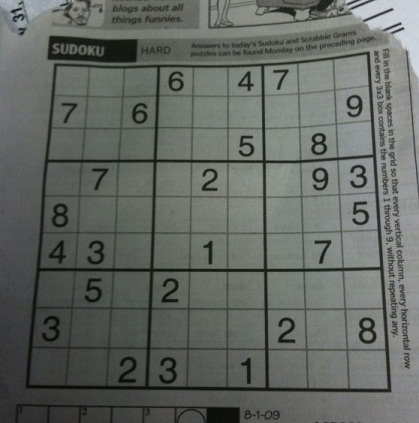
#> input picture dave.jpg, 419 x 423 px
$ python houghtransform.py
#> lines starting #> are read from the running program, lines starting #| are printed output that depends on the picture; after the words box and inside, x2 and y2 are one past the last pixel; in counts of white or black regions, pixels touching at a corner belong together
import cv2
import numpy as np

img = cv2.imread('dave.jpg') #image
#> img is the input picture: shape (423, 419, 3); mean B, G, R 98.9, 103.6, 99.4
gray = cv2.cvtColor(img,cv2.COLOR_BGR2GRAY)
edges = cv2.Canny(gray,50,150,apertureSize = 3)
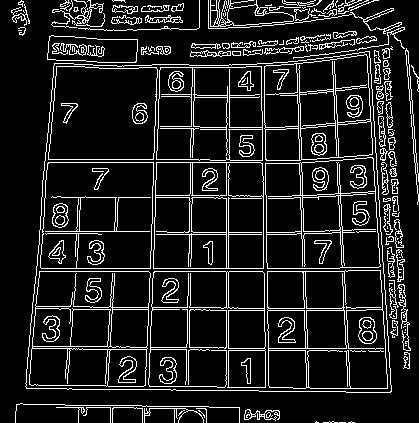
#> edges: shape (423, 419); 12% white in thin lines or dots
threshold = 150 #threshold
theta = np.arange(0, 180, 1) #quantization for theta
cos = np.cos(np.deg2rad(theta))
sin = np.sin(np.deg2rad(theta))
edgepoints = np.where(edges == 255)
#> edgepoints = 21289 positions, rows 0 to 422, columns 11 to 418
points = list(zip(edgepoints[0], edgepoints[1]))
#> points = 21289 items
rho_range = edges.shape[0] + edges.shape[1]
#> rho_range = 842
accumulator = np.zeros((rho_range, len(theta)))
cv2.imwrite('edi.png',edges)
edimage = cv2.imread('edi.png')
#> edimage: shape (423, 419, 3); 12% white in thin lines or dots
for p in range(len(points)):
    for t in range(len(theta)):
        rho = int(round(points[p][1] * cos[t] + points[p][0] * sin[t]))
        accumulator[rho, t] =accumulator[rho, t]+ 1
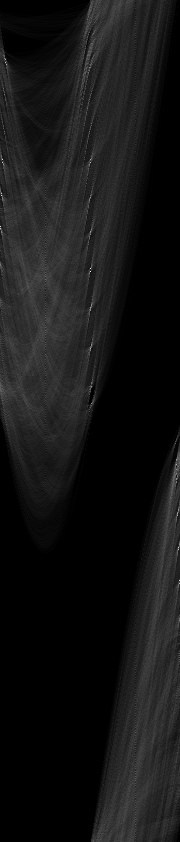
#> accumulator: shape (842, 180) float64; min 0, max 305, mean 25.3; drawn with min black and max white

maxmuim = np.where(accumulator > threshold)
#> maxmuim = 53 positions, rows 59 to 583, columns 0 to 179
xy = list(zip(maxmuim[0], maxmuim[1]))
#> xy = 53 pairs, first value 59 to 583, second value 0 to 179
for i in range(0, len(xy)):
    a = np.cos(np.deg2rad(xy[i][1]))
    b = np.sin(np.deg2rad(xy[i][1]))
    x0 = a * xy[i][0]
    y0 = b * xy[i][0]
    x1 = int(x0 + 1000 * (-b))
    y1 = int(y0 + 1000 * (a))
    x2 = int(x0 - 1000 * (-b))
    y2 = int(y0 - 1000 * (a))

    cv2.line(img, (x1, y1), (x2, y2), (255, 0, 0), 2)
    cv2.line(edimage, (x1, y1), (x2, y2), (255, 0, 0), 2)
#> this loop made 53 passes
#> (a, b, x0, y0, x1, y1, x2, y2) on passes 1 to 12: (0.996, 0.0872, 58.78, 5.14, -28, 1001, 145, -991), (0.996, 0.0872, 61.76, 5.4, -25, 1001, 148, -990), (0.995, 0.105, 63.65, 6.69, -40, 1001, 168, -987), (0.0175, 1, 1.17, 66.99, -998, 84, 1001, 49), (0.999, 0.0349, 158.9, 5.55, 124, 1004, 193, -993), (6.12e-17, 1, 9.74e-15, 159, -1000, 159, 1000, 158), (0.999, 0.0349, 161.9, 5.65, 127, 1005, 196, -993), (6.12e-17, 1, 9.92e-15, 162, -1000, 162, 1000, 161), (0.999, 0.0523, 163.8, 8.58, 111, 1007, 216, -990), (0.0175, 1, 2.86, 164, -996, 181, 1002, 146), (1, 0.0175, 193, 3.37, 175, 1003, 210, -996), (1, 0.0175, 195, 3.4, 177, 1003, 212, -996)
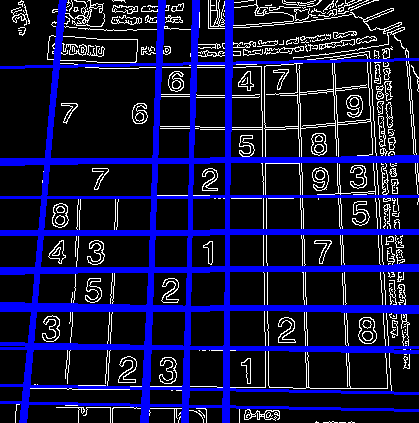
#> edimage: shape (423, 419, 3); mean B, G, R 60.7, 19.6, 19.6
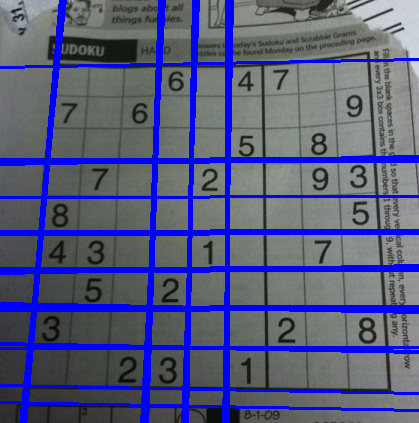
#> img: shape (423, 419, 3); 16.11% of pixels changed, all inside (x1, y1, x2, y2) = (0, 0, 419, 423)

cv2.imshow('Black white image', img)
cv2.imshow('Black ', edges)
cv2.imshow('title ', edimage)


cv2.waitKey(0)
cv2.destroyAllWindows()

$ run again, with 2.jpg copied over dave.jpg
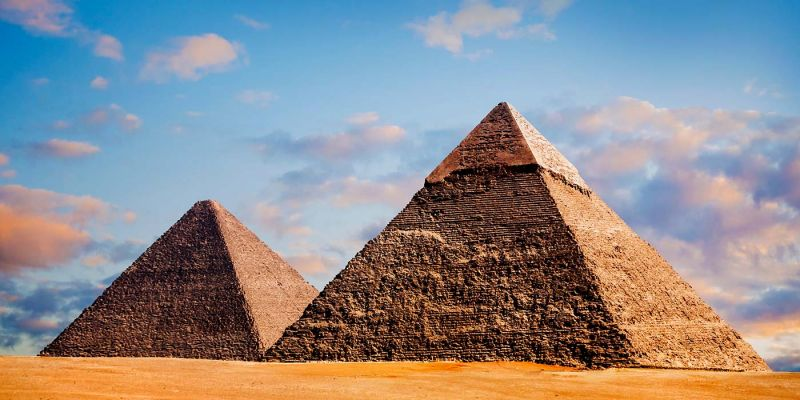
#> input picture 2.jpg, 800 x 400 px
#> img is the input picture: shape (400, 800, 3); mean B, G, R 142.6, 140, 141.8
#> `edges = cv2.Canny(gray,50,150,apertureSize = 3)`:
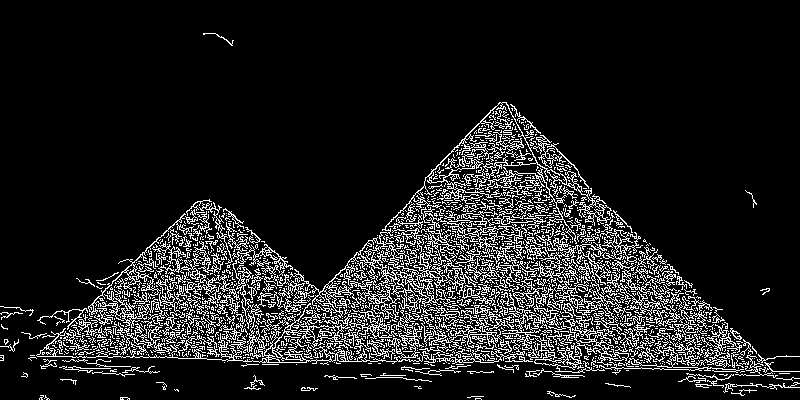
#> edges: shape (400, 800); 12% white in thin lines or dots
#> edgepoints = 38510 positions, rows 33 to 399, columns 0 to 799
#> points = 38510 items
#> maxmuim = 5782 positions, rows 0 to 1199, columns 42 to 152
#> xy = 5782 pairs, first value 0 to 1199, second value 42 to 152
#> the loop `for i in range(0, len(xy)):` made 5782 passes
#> (a, b, x0, y0, x1, y1, x2, y2) on passes 1 to 3: (-0.438, 0.899, 0, 0, -898, -438, 898, 438), (-0.469, 0.883, 0, 0, -882, -469, 882, 469), (-0.423, 0.906, -0.423, 0.906, -906, -421, 905, 423)
#> after the loop `for i in range(0, len(xy)):`:
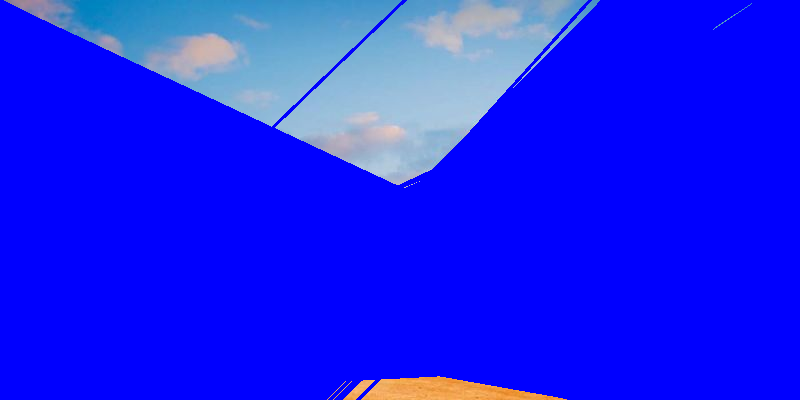
#> img: shape (400, 800, 3); mean B, G, R 244.6, 31.9, 24.5
